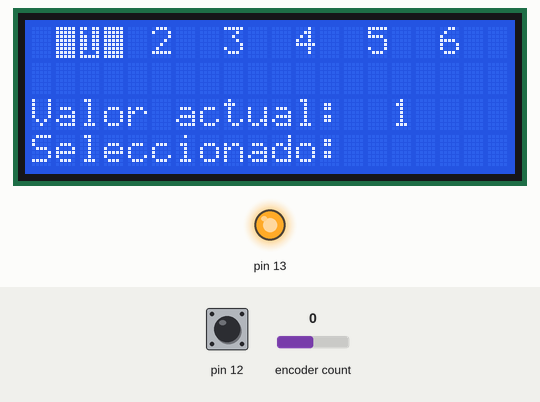
Recording of a sketch running on a simulated Arduino Uno, built with avr-gcc and run on an emulated ATmega328P. Shown: 20×4 character LCD, output pins drawn as LEDs (lit = HIGH). The test bench sets the inputs (shaded band); at power-on: encoder count 0, pin 12 HIGH.

Above: at 1.3 s.
1.4 s: encoder count set to 1
At 2.6 s:
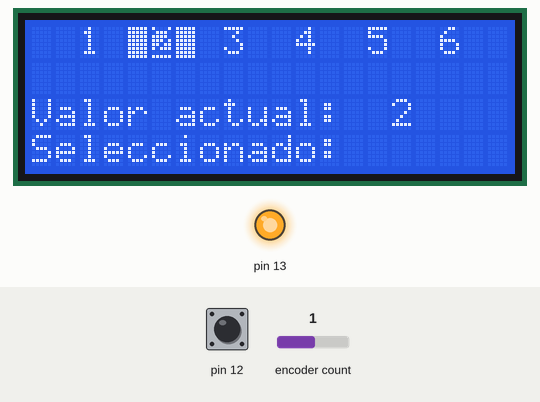
2.9 s: encoder count set to 2
At 3.9 s:
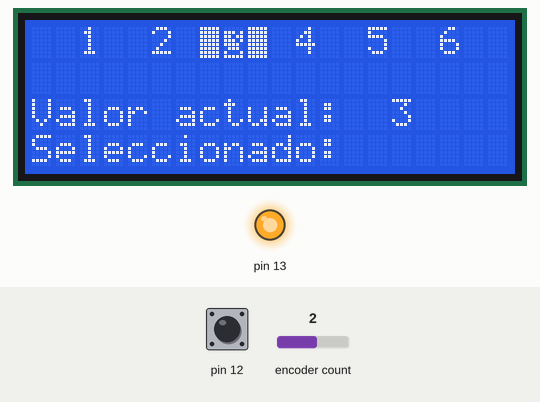
4.4 s: encoder count set to 3
At 5.0 s:
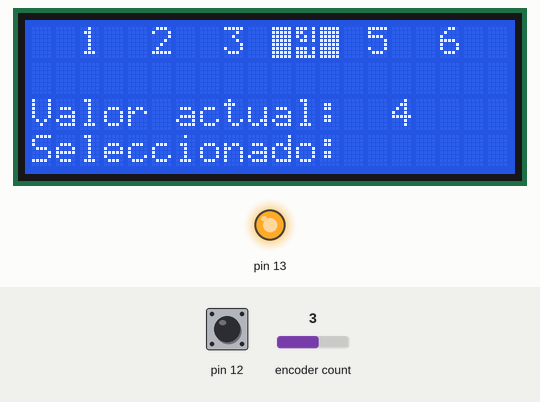
5.9 s: encoder count set to 4
At 6.2 s:
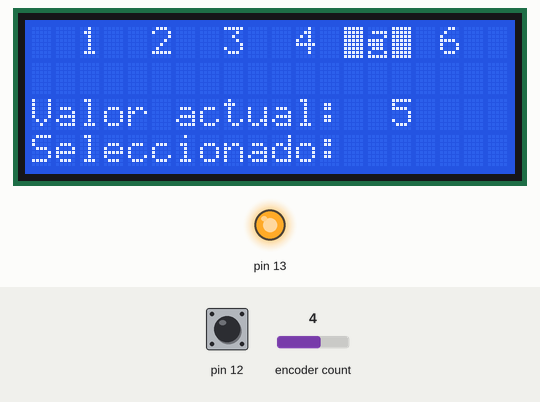
7.4 s: encoder count set to 5
At 8.5 s:
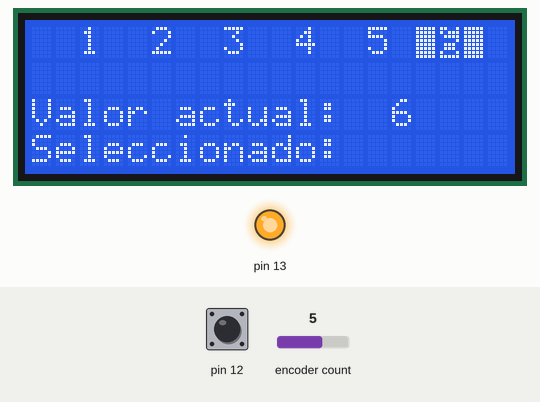
8.9 s: pin 12 pulled LOW for 0.15 s
Timing chart, 0 to 11.5 s (numbered marks = the images above; inputs shaded):
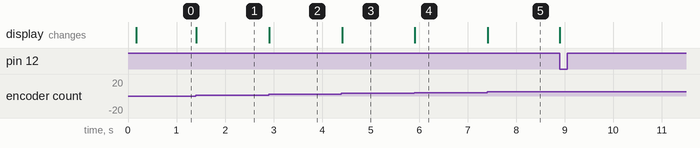

The sketch:

Encoder_Menu_Prueba.ino
```cpp
#include <Wire.h>
#include <LiquidCrystal_I2C.h>
LiquidCrystal_I2C lcd(0x27,20,4);

#include <RotaryEncoder.h>


RotaryEncoder encoder(3,4); // Pines de seleccion del encoder

int value = 0;

byte full[8]  = {0b11111, 0b11111, 0b11111, 0b11111, 0b11111, 0b11111, 0b11111, 0b11111};

byte one[8] = {0b11011, 0b10011, 0b11011, 0b11011, 0b11011, 0b11011, 0b10001, 0b11111}; // Sombra de los valores seleccionados

byte two[8] = {0b10001, 0b01110, 0b11110, 0b11101,0b11011, 0b10111, 0b00000, 0b11111};

byte three[8] =  {0b00000, 0b11101, 0b11011, 0b11101,0b11110, 0b01110, 0b10001, 0b11111};

byte four[8] = {0b11101, 0b11001, 0b10101, 0b01101, 0b00000, 0b11101, 0b11101, 0b11111};

byte five[8] = {0b00000, 0b01111, 0b00001, 0b11110,0b11110, 0b01110, 0b10001, 0b11111 };

byte six[8] = {0b11001, 0b10111, 0b01111, 0b00001,0b01110, 0b01110, 0b10001, 0b11111};


static int pos = 1;
int newPos = 0;
int selected = 0;

void setup()
{

  pinMode(12, INPUT_PULLUP);
  pinMode(13,OUTPUT);
  digitalWrite(13,HIGH);


  lcd.init();
  lcd.backlight();
  //lcd.begin(20, 4);
  lcd.createChar(0, full);
  lcd.createChar(1, one);
  lcd.createChar(2, two);
  lcd.createChar(3, three);
  lcd.createChar(4, four);
  lcd.createChar(5, five);
  lcd.createChar(6, six);

  lcd.setCursor(0, 0);
  lcd.print("  1  2  3  4  5  6  ");
  lcd.setCursor(0, 2);
  lcd.print("Valor actual: ");
 lcd.setCursor(0, 3);
 lcd.print("Seleccionado: ");

}

void loop()
{
  value = digitalRead(12);
  if (value == LOW)
  {
    lcd.setCursor(13, 3);
    selected = newPos;
   lcd.print(selected);
  }
  encoder.tick();
  newPos = encoder.getPosition();
  if (pos != newPos)
  {

    if (newPos > 6)
    {
      encoder.setPosition(6);
      newPos = 6;
    }

    if (newPos < 1)
    {
      encoder.setPosition(1);
      newPos = 1;
    }

    highlightedSelection(newPos);
    pos = newPos;
  }
}

void highlightedSelection(int count)
{

  int present = (count * 3) - 1;
  if (count > pos)
  {
    lcd.setCursor(present - 4, 0);
    lcd.print(" ");
    lcd.print(count - 1);
    lcd.print(" ");
  }
  if (count < pos)
  {
    lcd.setCursor(present + 2, 0);
    lcd.print(" ");
    lcd.print(count + 1);
    lcd.print(" ");
  }


  lcd.setCursor(present - 1, 0);
  lcd.write((uint8_t)0);
  lcd.write((uint8_t)0);
  lcd.write((uint8_t)0);


  lcd.setCursor(present, 0);
  lcd.write((uint8_t)count);


  lcd.setCursor(15, 2);
  lcd.print(count);
}
```

Measured:
- after the input at 1.4 s, the display: changes at once (image 1)
- after the input at 2.9 s, the display: changes at once (image 2)
- after the input at 4.4 s, the display: changes at once (image 3)
- after the input at 5.9 s, the display: changes at once (image 4)
- after the input at 7.4 s, the display: changes at once (image 5)
